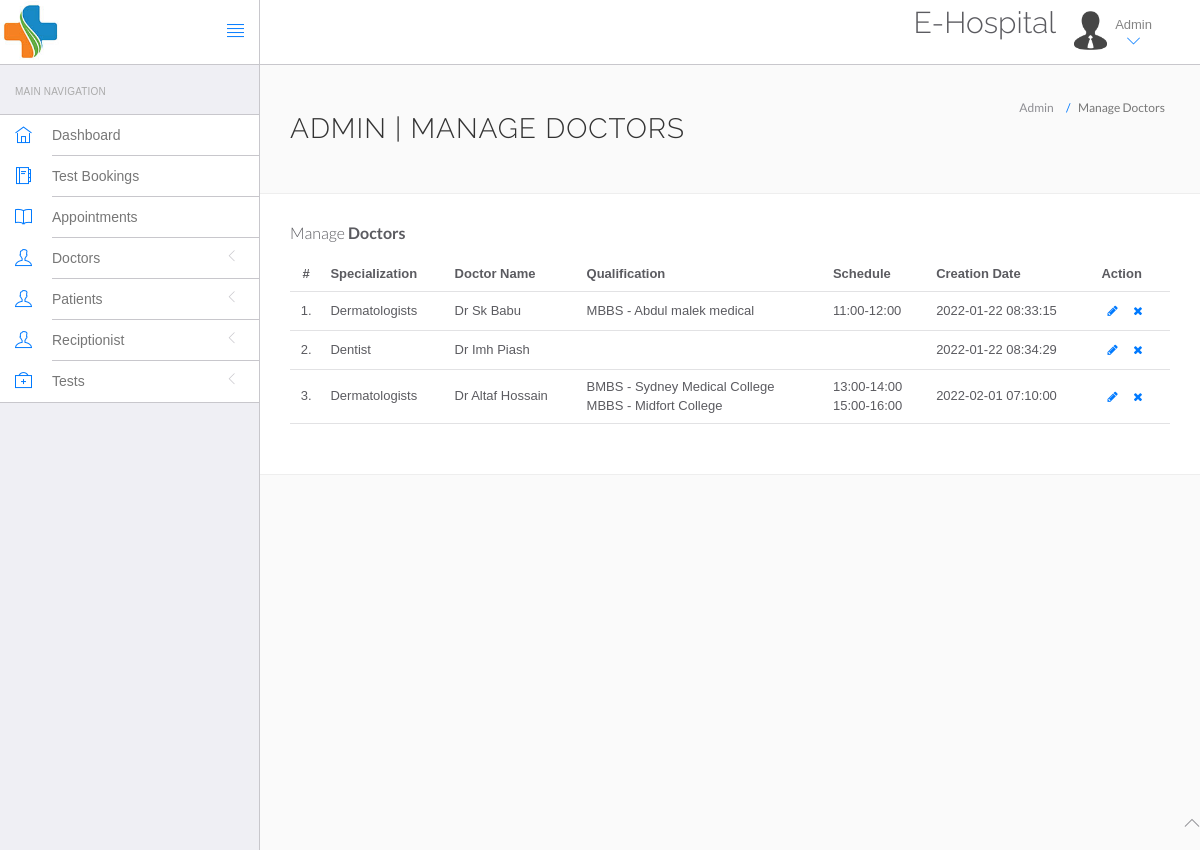
Screenshot of /admin/manage-doctors.php (signed in) with the database file from the repository.
### tables this page shows
CREATE TABLE IF NOT EXISTS `doctors` (
  `id` int(11) NOT NULL AUTO_INCREMENT,
  `specilization` varchar(255) NOT NULL,
  `doctorName` varchar(255) NOT NULL,
  `docQualification` tinytext NOT NULL,
  `docSchedule` text NOT NULL,
  `address` longtext NOT NULL,
  `docFees` varchar(255) NOT NULL,
  `contactno` bigint(11) NOT NULL,
  `docEmail` varchar(255) NOT NULL,
  `password` varchar(255) NOT NULL,
  `creationDate` timestamp NOT NULL DEFAULT CURRENT_TIMESTAMP,
  `updationDate` varchar(255) NOT NULL,
  PRIMARY KEY (`id`)
);

### admin/manage-doctors.php (the view, shortened to what this page needs)
<?php
include('include/config.php');
?>
<!DOCTYPE html>
<html lang="en">
<head>
    <link rel="stylesheet" href="vendor/bootstrap/css/bootstrap.min.css">
    <link rel="stylesheet" href="vendor/fontawesome/css/font-awesome.min.css">
    <link rel="stylesheet" href="vendor/themify-icons/themify-icons.min.css">
    <link href="vendor/animate.css/animate.min.css" rel="stylesheet" media="screen">
    <link href="vendor/perfect-scrollbar/perfect-scrollbar.min.css" rel="stylesheet" media="screen">
    <link href="vendor/switchery/switchery.min.css" rel="stylesheet" media="screen">
    <link href="vendor/bootstrap-touchspin/jquery.bootstrap-touchspin.min.css" rel="stylesheet" media="screen">
    <link href="vendor/select2/select2.min.css" rel="stylesheet" media="screen">
    <link href="vendor/bootstrap-datepicker/bootstrap-datepicker3.standalone.min.css" rel="stylesheet" media="screen">
    <link href="vendor/bootstrap-timepicker/bootstrap-timepicker.min.css" rel="stylesheet" media="screen">
    <link rel="stylesheet" href="assets/css/styles.css">
    <link rel="stylesheet" href="assets/css/plugins.css">
    <link rel="stylesheet" href="assets/css/themes/theme-1.css" id="skin_color" />
</head>
<body>
    <div id="app">
        <?php include('include/sidebar.php'); ?>
        <div class="app-content">
            <?php include('include/header.php'); ?>
            <div class="main-content">
                <div class="wrap-content container" id="container">
                    <section id="page-title">
                        <div class="row">
                            <div class="col-sm-8">
                                <h1 class="mainTitle">Admin | Manage Doctors</h1>
                            </div>
                            <ol class="breadcrumb">
                                <li>
                                    <span>Admin</span>
                                </li>
                                <li class="active">
                                    <span>Manage Doctors</span>
                                </li>
                            </ol>
                        </div>
                    </section>
                    <div class="container-fluid container-fullw bg-white">
                        <div class="row">
                            <div class="col-md-12">
                                <h5 class="over-title margin-bottom-15">Manage <span class="text-bold">Doctors</span></h5>
                                <table class="table table-hover" id="sample-table-1">
                                    <thead>
                                        <tr>
                                            <th class="center">#</th>
                                            <th>Specialization</th>
                                            <th>Doctor Name</th>
                                            <th>Qualification</th>
                                            <th>Schedule</th>
                                            <th>Creation Date</th>
                                            <th>Action</th>
                                        </tr>
                                    </thead>
                                    <tbody>
                                        <?php
                                        $cnt = 1;
                                        $sql = mysqli_query($con, "select * from doctors");
                                        while ($row = mysqli_fetch_array($sql)) {
                                        ?>
                                            <tr>
                                                <td class="center"><?php echo $cnt; ?>.</td>
                                                <td><?php echo $row['specilization']; ?></td>
                                                <td><?php echo $row['doctorName']; ?></td>
                                                <td><?php echo nl2br($row['docQualification']); ?></td>
                                                <td><?php echo nl2br($row['docSchedule']); ?></td>
                                                <td><?php echo $row['creationDate']; ?></td>
                                                <td>
                                                    <div class="visible-md visible-lg hidden-sm hidden-xs">
                                                        <a href="edit-doctor.php?id=<?php echo $row['id']; ?>" class="btn btn-transparent btn-xs" tooltip-placement="top" tooltip="Edit"><i class="fa fa-pencil"></i></a>
                                                        <a href="manage-doctors.php?id=<?php echo $row['id'] ?>&del=delete" onClick="return confirm('Are you sure you want to delete?')" class="btn btn-transparent btn-xs tooltips" tooltip-placement="top" tooltip="Remove"><i class="fa fa-times fa fa-white"></i></a>
                                                    </div>
                                                </td>
                                            </tr>
                                        <?php
                                            $cnt = $cnt + 1;
                                        }
                                        ?>
                                    </tbody>
                                </table>
                            </div>
                        </div>
                    </div>
                </div>
            </div>
        </div>
    </div>
    <?php include('include/footer.php'); ?>
</body>
</html>

### patient/assets/css/themes/theme-1.css (style rules this page uses)
body { background: #FAFAFA; }

### rows the page displays
doctors: specilization "Dermatologists", doctorName "Dr Sk Babu", docQualification "MBBS - Abdul malek medical", docSchedule "11:00-12:00", creationDate "2022-01-22 08:33:15"
doctors: specilization "Dentist", doctorName "Dr Imh Piash", creationDate "2022-01-22 08:34:29"
doctors: specilization "Dermatologists", doctorName "Dr Altaf Hossain", docQualification "BMBS - Sydney Medical College MBBS - Midfort College", docSchedule "13:00-14:00 15:00-16:00", creationDate "2022-02-01 07:10:00"
